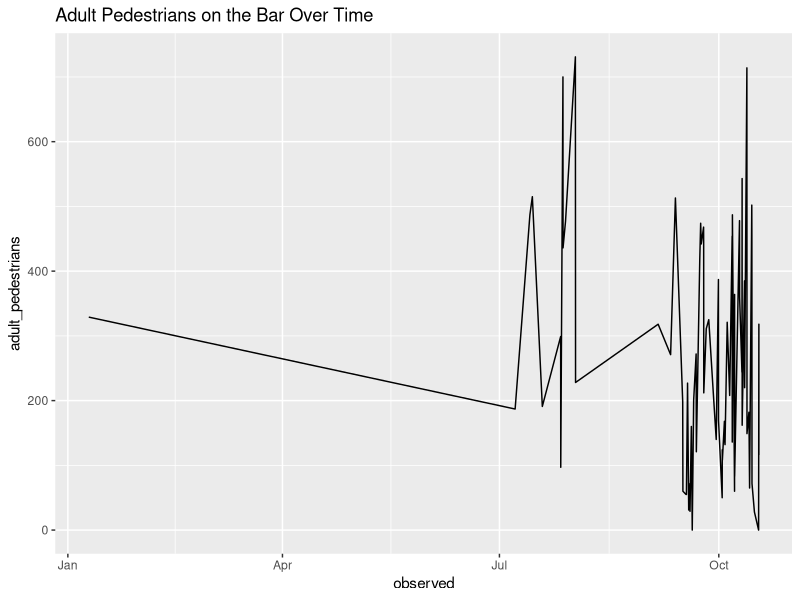
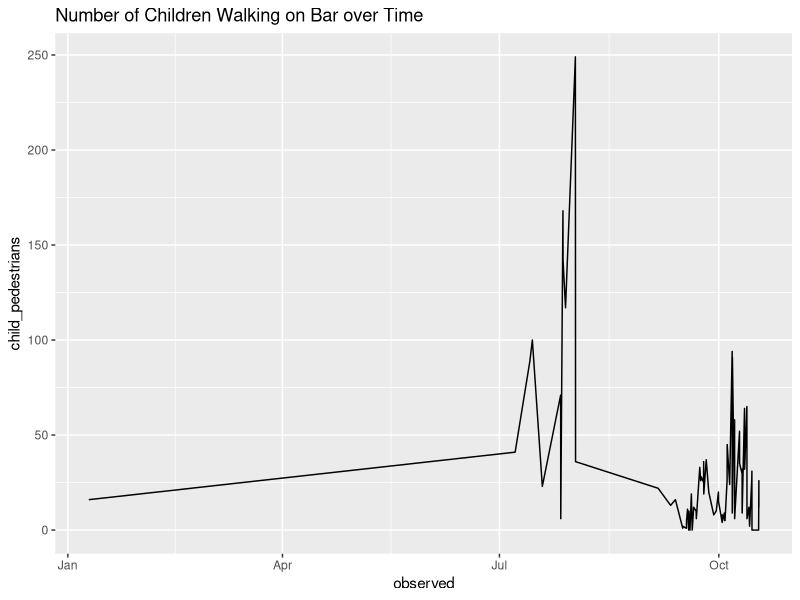
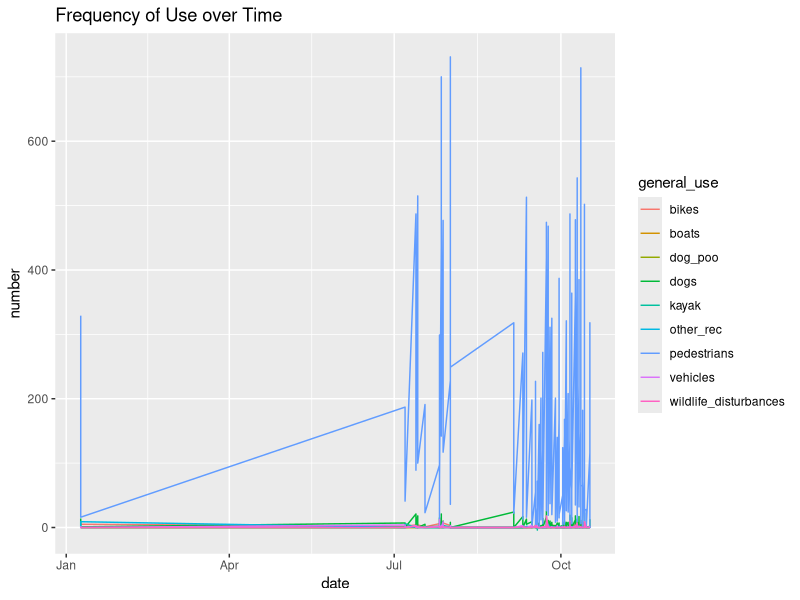
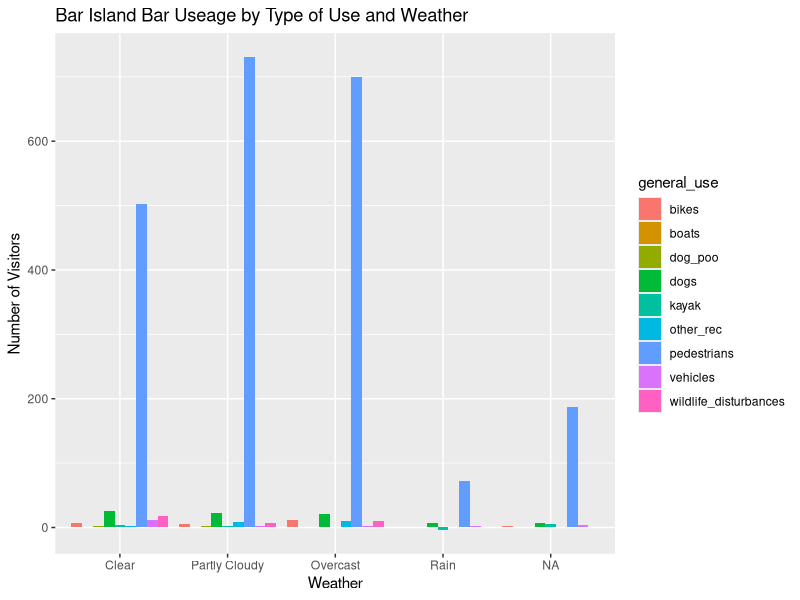
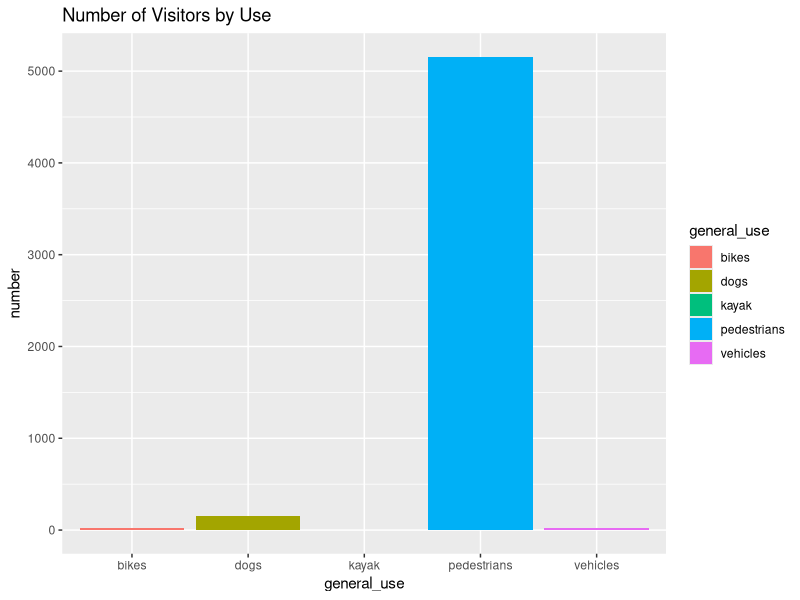
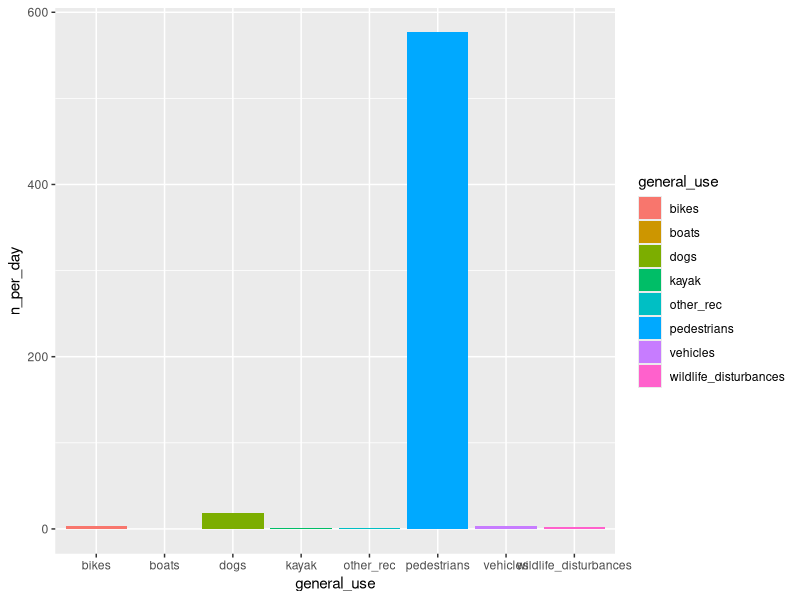

Recreate these plots in R, in order.
## ---- chunk 1
# install.packages("tidyverse")
library(tidyverse)
library(readr)
library(readxl)
## ---- chunk 2
bar_24_raw <- read_csv("data/sand_bar_to_bar_island_usage_survey-2024-04-17_08.05.40.csv")

## ---- chunk 3
bar_24 <- bar_24_raw %>%
  select(observed, Number_of_Adult_Pedestrians, Number_of_Children_Pedestrians,Vehicles_that_drove_on_the_Bar_without_parking_or_picking_up_passengers, Vehicles_that_drove_on_to_the_Bar_and_parked, Vehicles_that_drove_on_the_Bar_for_official_purposes__park_vehicle_headed_to_Bar_Island__Bar_Harbor_Police__or_municipal, Dogs_on_leash, Dogs_off_leash, Number_of_instances_of_dogs_defecating_and_owners_picking_it_up, Number_of_instances_of_dogs_defecating_and_owners_NOT_picking_it_up, `Number_of_private_kayak_groups_(arriving_with_personal_vehicles)`, Number_of_private_kayaks_launched, Number_of_other_boats_launched, Number_of_people_fishing, Number_of_people_birding, Number_of_people_in_the_water, `Number_of_wildlife_disturbances_(if_a_dog_disturbs_a_group_of_birds_count_as_one)_`, Number_of_bicyclists, Current_Weather) 

colnames(bar_24) <- c("observed", "adult_pedestrians", "child_pedestrians","vehicles_no_parking", "vehicles_parking", "vehicles_official", "dogs_leash", "dogs_off_leash", "dogs_defecating_pick_up", "dogs_defecating_no_pick_up", "kayak_group", "private_kayaks", "other_boats", "fishers", "birders", "swimmers_waders", "wildlife_disturbances", "bicyclists", "weather")

bar_24 <- bar_24 %>% 
  mutate_if(is.numeric, replace_na, replace = 0) %>%
  filter(!row_number() %in% c(1, 16))

bar_24$observed <- as_datetime(bar_24$observed)

bar_24 <- bar_24 %>%
  mutate(weather = as_factor(bar_24$weather))

bar_24_with_total <- bar_24 %>%
  mutate(total_pedestrians = rowSums(bar_24[ , c("adult_pedestrians", "child_pedestrians")], na.rm=TRUE))

# bar_24 <-mutate(weather = fct_relevel(bar_24$weather, c("clear", "partly cloudy", "overcast", "rain")))

## ---- chunk 4
bar_24_long <- bar_24 %>%
  pivot_longer(! c(observed, weather),
    names_to = "use",
    values_to = "number") %>%
  group_by(use) %>%
  mutate(general_use = case_when(
         use == "adult_pedestrians" ~ "pedestrians", 
         use == "child_pedestrians" ~ "pedestrians", 
         use == "vehicles_no_parking" ~ "vehicles", 
         use == "vehicles_parking" ~ "vehicles",
         use == "vehicles_official" ~ "vehicles",
         use == "dogs_leash" ~ "dogs", 
         use == "dogs_off_leash" ~ "dogs",
         use == "dogs_defecating_pick_up" ~ "dog_poo", 
         use == "dogs_defecating_no_pick_up" ~ "dog_poo",
         use == "kayak_group" ~ "kayak", 
         use == "private_kayaks" ~ "kayak", 
         use == "other_boats" ~ "boats", 
         use == "fishers" ~ "other_rec", 
         use == "birders" ~ "other_rec", 
         use == "swimmers_waders" ~ "other_rec", 
         use == "wildlife_disturbances" ~ "wildlife_disturbances", 
         use == "bicyclists" ~ "bikes")) %>%
  mutate(date = date(observed))
## ---- chunk 5
bar_24 %>%
  ggplot(
    mapping = aes(
      x = observed, 
      y = adult_pedestrians)) +
    geom_line() + 
  labs( 
    title = "Adult Pedestrians on the Bar Over Time")

bar_24 %>%
  ggplot(
    mapping = aes(
      x = observed, 
      y = child_pedestrians)) +
    geom_line() + 
  labs(
    title = "Number of Children Walking on Bar over Time"
  )

# bar_24 %>%
#   ggplot(
#     mapping = aes(
#       x = observed, 
#       y = total_pedestrians)) +
#     geom_line() 

bar_24_long %>%
  select(c(date, general_use, number)) %>%
  group_by(general_use) %>%
  ggplot( 
    aes( 
      x = date, 
      y = number, 
      color = general_use, na.rm)) + 
  geom_line() + 
  labs(
    title = "Frequency of Use over Time"
  )


# pedestrians <- 
#   
# # Plot
# bar_24 %>% 
#   select(adult_pedestrians, child_pedestrians, observed) %>%
#   ggplot( 
#     aes(x=observed, y=n, group=name, color=name)) +
#     geom_line()
## ---- chunk 6
# bar_24_long %>%
#   filter(general_use == c("bikes", "boats", "dogs", "kayak", "other_rec", "pedestrians", "vehicles", "wildlife_disturbances")) %>%
#   ggplot(
#     aes(
#       fill = general_use, 
#       x = general_use, 
#       y = number)) + 
#   geom_bar(position= "dodge", stat = "identity") + 
#   labs( 
#     title = "Bar Island Visitation by Type of Use")

bar_24_long %>%
  group_by(general_use) %>%
  ggplot( 
    aes(
      fill = general_use,
      x = weather, 
      y = number)) + 
  geom_bar(position="dodge", stat="identity") + 
  labs( 
    title = "Bar Island Bar Useage by Type of Use and Weather", 
    x = "Weather",
    y = "Number of Visitors", 
    ) 

bar_24_long %>%
  filter(general_use == c("pedestrians", "vehicles", "kayak", "bikes", "dogs")) %>%
  ggplot( 
    aes(
      fill = general_use,
      x = general_use, 
      y = number
    )) +
  geom_bar(stat = "identity") + 
  labs(
    title = "Number of Visitors by Use"
  )

## ---- chunk 7
d <- bar_24 %>%
  mutate(date = date(observed)) %>%
  distinct(date) %>%
  nrow()

specific_use_per_day <- bar_24_long %>% 
  group_by(use) %>%
  summarize(n_per_day = sum(number)/d) %>%
  print()

specific_use <- bar_24_long %>% 
  group_by(use) %>%
  summarize(n = sum(number)) %>%
  print()

specific_use_tibble <- full_join(specific_use, specific_use_per_day)

general_use_per_day <- bar_24_long %>% 
  filter(general_use != "dog_poo") %>%
  group_by(general_use) %>%
  summarize(n_per_day = sum(number)/d)%>%
  print()

general_use <- bar_24_long %>% 
  filter(general_use != "dog_poo") %>%
  group_by(general_use) %>%
  summarize(n = sum(number)) %>%
  print()

general_use_tibble <- full_join(general_use, general_use_per_day) %>%
  mutate(year = as.numeric("2023"))

data_2006 <- read_excel("data/2006 data.xlsx")

full_join(general_use_tibble, data_2006, by = "general_use")

## ---- chunk 8
general_use_tibble %>% 
  ggplot( 
    aes(
      x = general_use, 
      y = n_per_day, 
      fill = general_use
    )) + 
  geom_bar(stat = "identity")
